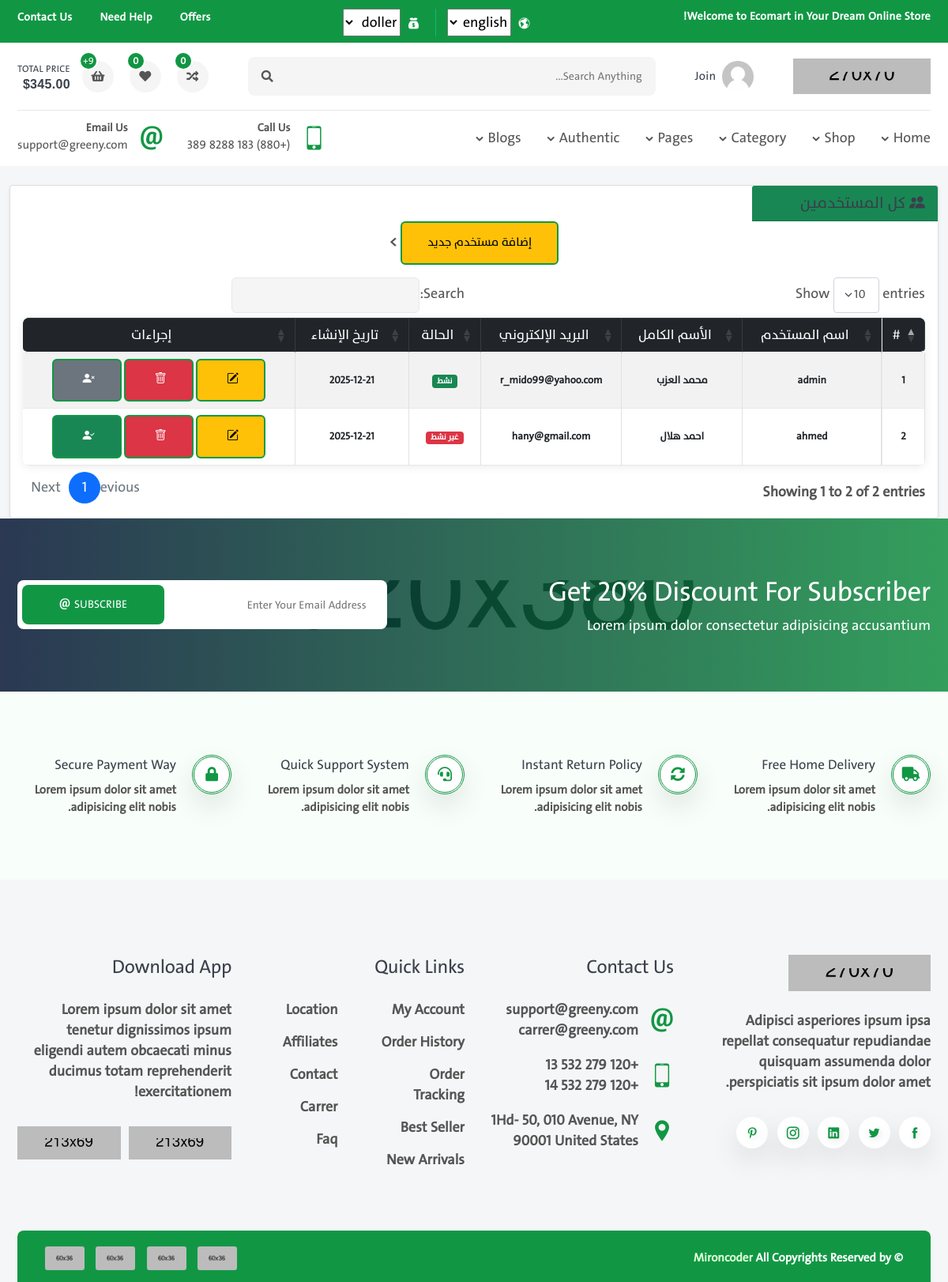
The page /authuser/all_user (signed in) on the database as committed earlier.
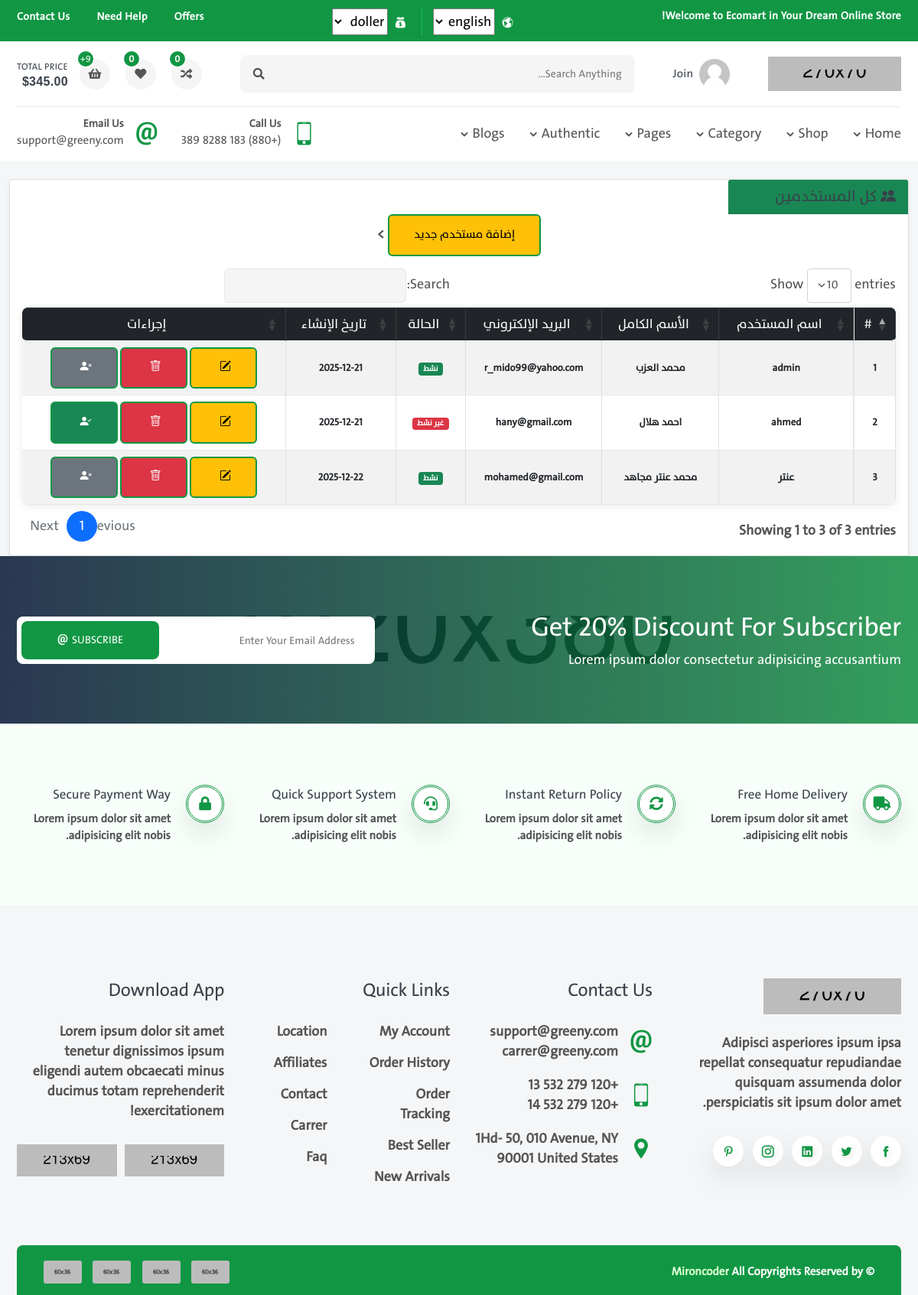
The same page on the database as committed later.
### authuser/models.py (models this page shows, shortened)
class User(AbstractUser):
    full_name=models.CharField(max_length=120)
    phone=models.CharField(max_length=120,validators=[validate_phone])
    image=models.ImageField(upload_to='photo_user')
    job=models.CharField(max_length=120)
    email=models.CharField(max_length=75)
    first_name=None
    last_name=None

### authuser/views.py (the view)
# urls.py: path('all_user',login_required(views.all_user),name='all_user'),
@login_required
def all_user(request):
    users=User.objects.all()
    context={
        'users':users
    }
    return render(request,'authuser/all_user.html',context)

### authuser/templates/authuser/all_user.html (shortened to what this page needs)
{% extends 'base.html' %}
{% load static %}
{% block css %}
    <link rel="stylesheet" href="https://cdn.datatables.net/1.13.8/css/dataTables.bootstrap5.min.css">
    <link rel="stylesheet" href="https://cdn.jsdelivr.net/npm/bootstrap-icons@1.11.1/font/bootstrap-icons.css">
{% endblock css %}
{% block body %}
    <div class="container-fluid mt-4">
        <div class="card shadow-sm">
            <div style="width: 20%;" class="card-header bg-success text-white">
                <h4 class="mb-0">
                    <i class="bi bi-people-fill"></i>
                    كل المستخدمين
                </h4>
            </div>
            <div style="text-align-last:center;">
                <a href="{% url 'authuser:add_user' %}" class="btn btn-warning"> إضافة مستخدم جديد</a> >
            </div>
            <div class="card-body">
                <table id="usersTable" class="table table-striped table-bordered align-middle text-center" style="width:100%">
                    <thead class="table-dark">
                        <tr>
                            <th>#</th>
                            <th>اسم المستخدم</th>
                            <th>الأسم الكامل </th>
                            <th>البريد الإلكتروني</th>
                            <th>الحالة</th>
                            <th>تاريخ الإنشاء</th>
                            <th>إجراءات</th>
                        </tr>
                    </thead>
                    <tbody>
                        {% for user in users %}
                        <tr>
                            <td>{{ forloop.counter }}</td>
                            <td>{{ user.username }}</td>
                            <td>{{ user.full_name }}</td>
                            <td>{{ user.email }}</td>
                            <td>
                                {% if user.is_active %}
                                    <span class="badge bg-success">نشط</span>
                                {% else %}
                                    <span class="badge bg-danger">غير نشط</span>
                                {% endif %}
                            </td>
                            <td>{{ user.date_joined|date:"Y-m-d" }}</td>
                            <td>
                                <a href="" class="btn btn-sm btn-warning" title="تعديل">
                                    <i class="bi bi-pencil-square"></i>
                                </a>
                                <a href="" class="btn btn-sm btn-danger" title="حذف">
                                    <i class="bi bi-trash"></i>
                                </a>
                                {% if user.is_active %}
                                    <a href="{% url 'authuser:active_deactive' user.id %}"
                                    class="btn btn-sm btn-secondary"
                                    title="تعطيل المستخدم">
                                        <i class="bi bi-person-x-fill"></i>
                                    </a>
                                {% else %}
                                    <a href="{% url 'authuser:active_deactive' user.id %}"
                                    class="btn btn-sm btn-success"
                                    title="تفعيل المستخدم">
                                        <i class="bi bi-person-check-fill"></i>
                                    </a>
                                {% endif %}
                            </td>
                        </tr>
                        {% endfor %}
                    </tbody>
                </table>
            </div>
        </div>
    </div>
{% endblock body %}

Rows that differ between the two databases and show on the page:
added User: username "عنتر", full_name "محمد عنتر مجاهد", email "mohamed@gmail.com", is_active "نشط", date_joined "2025-12-22"
Other text that changed with them:
text written by a page script: "Show entries Search: Showing 1 to 2 of 2 entries Previous 1 Next" → "Show entries Search: Showing 1 to 3 of 3 entries Previous 1 Next"
